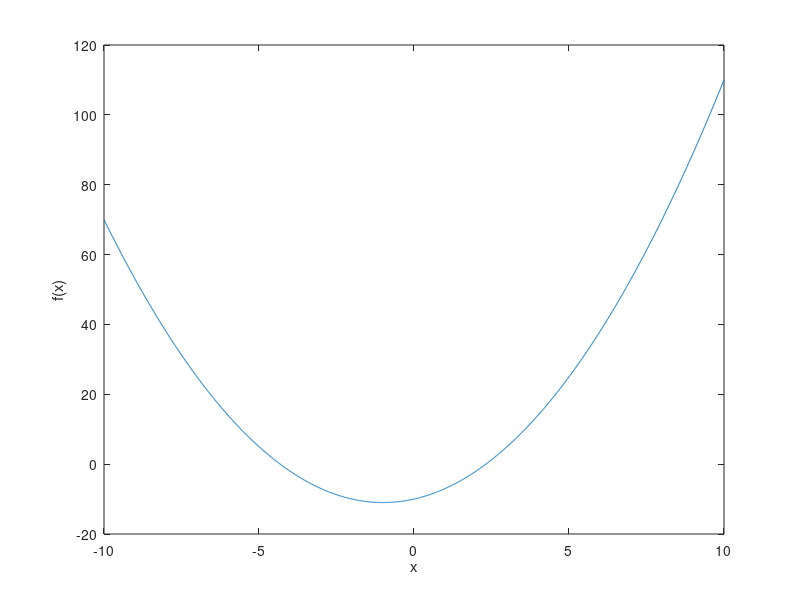

The MATLAB script that drew this image:
clear all;clc;
close all;

%% 행렬의 이용
B = [ 1.5 3.1];
S = [3.0 B]

T = [1 2 3 S]

%인덱스 번호의 이용
S(1)
S(1,1)
S(1,2)

%:쿨론 연산자의 활용 
H_1 = 1:8 
H_2 = 1:2:8 

M=[ 1 2 3 4 ; 5 6 7 8 ; 9 10 11 12]
x1 =M(:,1) % rows, cols 1번열 전부다 

x2 =M(:,3) % rows, cols 1번열 전부다 

x3 = M(2:3, 2:3) 
x4 = M(:)
x5 = M(8)
%Quiz1 
%x5와 같은 결과를 얻기 위해여 n,m 값을 찾으세요.
n = 1; %1 is not true
m = 1; %1 is not true
x6 = M(n, m)

x7 = M(1, end)
x8 = M(end, end)
x9 = size(M)

%% 두변수 사이의 연산 
clear all;clc;
x =3;
y =5;
A1 =x*y

x = 1:5
y =5
A2= x*y

y = 1:3
y = 1:5
%A2= x*y
A3_1= x.*y 
A3_2=dot(x,y) %Inner product 

%% 특수 행렬 
clear; clc;
A1 = zeros(2,3)
A2 = ones(3,2)
M=[ 1 2 3 4 ; 5 6 7 8 ; 9 10 11 12]
A3 = diag(M)

B = [ 1 2 3];
C = diag(B)
%% 선형 대수 연립 선형 방정식 
A = [6,-2;10,3;4,7];
B = [9,8;-5,12];
A*B;

A1 = [6,12,4;7,-2,3;2,8,-9];
B1 = [70;5;64];
Solution = A1\B1

A1_AUG = [A1,B1]
RANK_A1 = rank(A1)
A1_REF = rref(A1_AUG)

A2 = [1 -2 3; -1 3 0 ; 2 -5 5];
B2 = [9;-4;17];
Solution = A2\B2

A2_AUG = [A2,B2]
RANK_A2 = rank(A2)
A2_REF = rref(A2_AUG)

A3 = [ 3 2 2 -5 ; 0.6 1.5 1.5 -5.4 ; 1.2 -0.3 -0.3 2.4 ]
B3 = [8;2.7;2.1];
Solution = A3\B3

A3_AUG = [A3,B3]
RANK_A3 = rank(A3)
A3_REF = rref(A3_AUG)
%% 다항식 그래프 
c = poly([1, 3+5i, 3-5i])
x = -10:0.01:10;
f = polyval(c,x);
plot(x,f),xlabel('x'),ylabel('f(x)')

a1 = [1 2  -1];
x1 = -10:0.01:10;
f1 = polyval(a1,x1);
plot(x1,f1),xlabel('x'),ylabel('f(x)')
Root1 = roots(a1)

a2 = [1 2  -10];
x2 = -10:0.01:10;
f2 = polyval(a2,x2);
plot(x2,f2),xlabel('x'),ylabel('f(x)')
Root2 = roots(a2)

%%